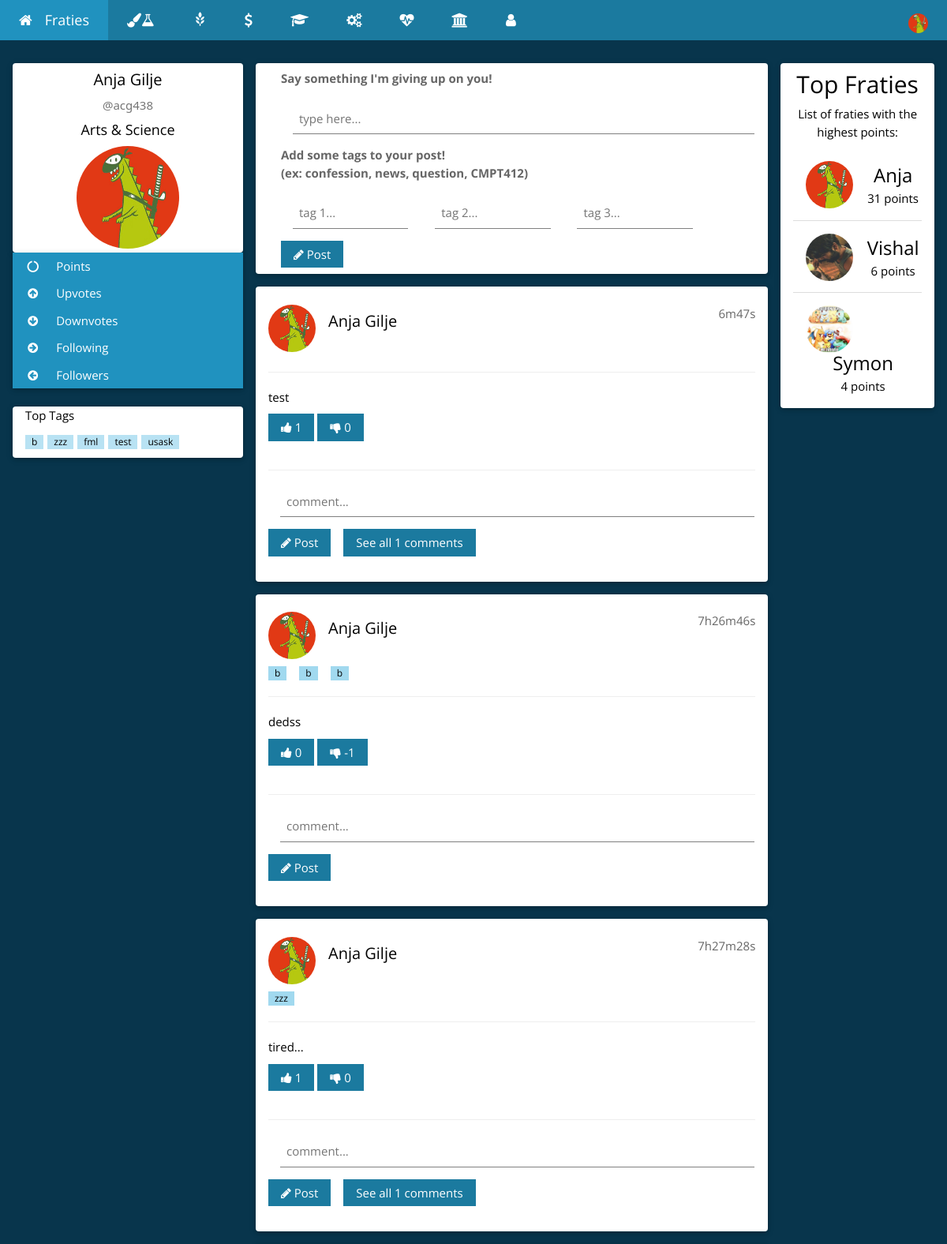
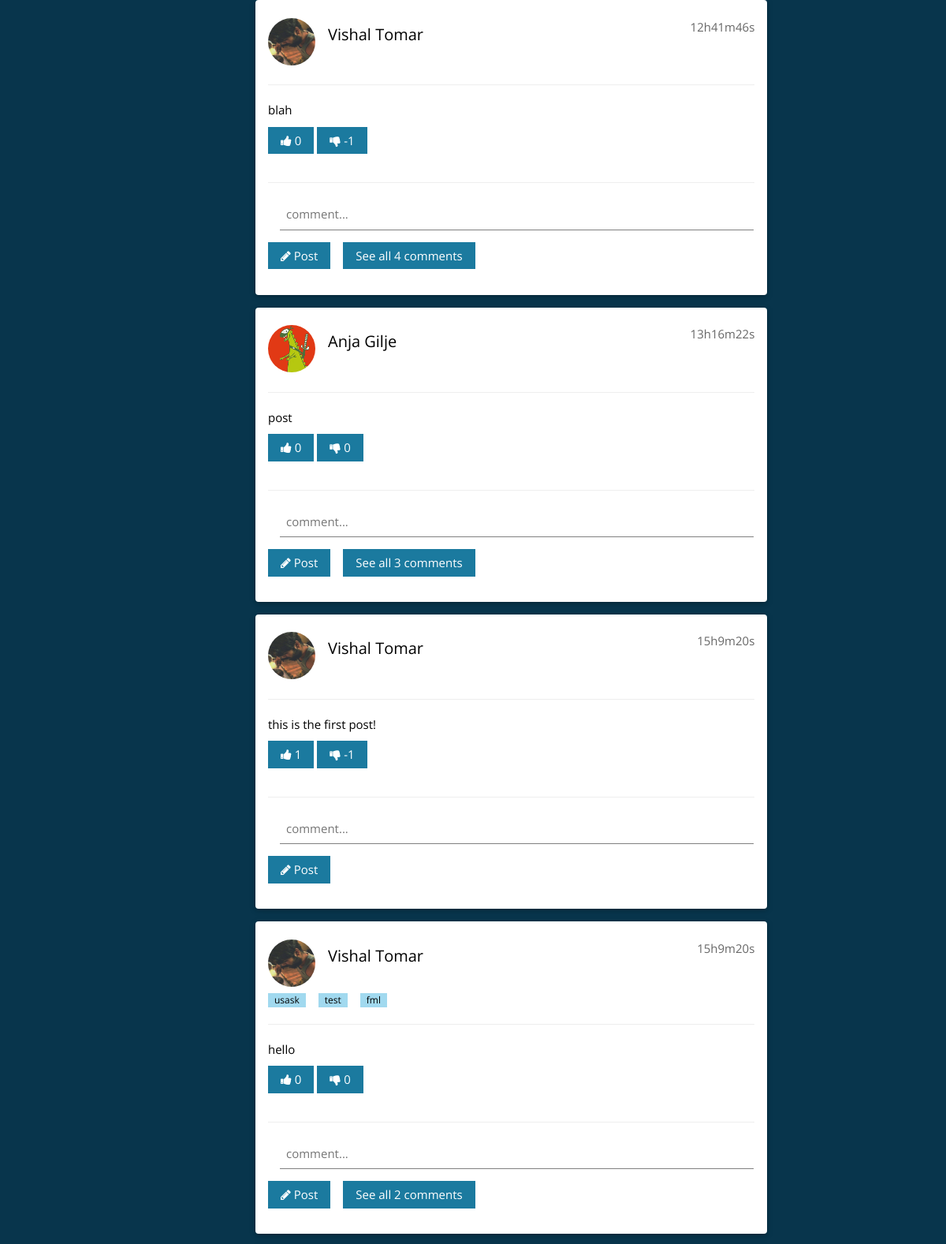
Screenshot of /home.php (signed in, upper part) with the database file from the repository (2 pictures, top to bottom).
### tables this page shows
CREATE TABLE `users` (
  `userID` int(254) UNSIGNED NOT NULL,
  `userNSID` varchar(100) NOT NULL,
  `userPassword` varchar(100) NOT NULL,
  `userFirstName` varchar(500) NOT NULL,
  `userLastName` varchar(500) NOT NULL,
  `userCollege` varchar(500) NOT NULL,
  `userImagePath` varchar(1000) NOT NULL,
  `userPoints` int(254) NOT NULL DEFAULT '0',
  `userUpvotes` int(254) NOT NULL DEFAULT '0',
  `userDownvotes` int(254) NOT NULL DEFAULT '0',
  `userActive` tinyint(1) NOT NULL DEFAULT '0',
  `userFollowers` int(11) NOT NULL DEFAULT '0',
  `userFollowing` int(10) UNSIGNED NOT NULL DEFAULT '0'
);

CREATE TABLE `posts` (
  `postID` int(254) UNSIGNED NOT NULL,
  `userNSID` varchar(100) NOT NULL,
  `userCollege` varchar(500) NOT NULL,
  `postText` varchar(150) NOT NULL,
  `postUpVotes` int(254) NOT NULL DEFAULT '0',
  `postDownVotes` int(254) NOT NULL DEFAULT '0',
  `postComments` int(254) NOT NULL DEFAULT '0',
  `postTime` timestamp NOT NULL DEFAULT CURRENT_TIMESTAMP ON UPDATE CURRENT_TIMESTAMP
);

CREATE TABLE `tags` (
  `tagID` int(254) UNSIGNED NOT NULL,
  `postID` int(254) UNSIGNED NOT NULL,
  `tagText` varchar(150) NOT NULL
);

### Login/Controller/userClass.php (called while the page is built, shortened)
<?php
    function getUserActiveStatus($nsid){
        $connection = connect();
        $nsid = mysqli_real_escape_string($connection, $nsid);
        $query = "SELECT * ";
        $query .= "FROM `users` ";
        $query .= "WHERE `userNSID` = '$nsid' ";
        $result = mysqli_query($connection, $query);
        if (mysqli_num_rows($result) == 1) {
            while($row = mysqli_fetch_assoc($result)) {
                return $row["userActive"];
            }
        }
    }
    function displayUserDB(){
        $connection = connect();
        $query = "SELECT * ";
        $query .= "FROM `users` ";
        $query .= "ORDER BY userPoints DESC LIMIT 10";
        $result = mysqli_query($connection, $query);
        if (mysqli_num_rows($result) > 0) {
            return $result;
        } else {
            return false;
        }
    }
    function getFirstName($nsid){
        $connection = connect();
        $nsid = mysqli_real_escape_string($connection, $nsid);
        $query = "SELECT * ";
        $query .= "FROM `users` ";
        $query .= "WHERE `userNSID` = '$nsid' ";
        $result = mysqli_query($connection, $query);
        if (mysqli_num_rows($result) == 1) {
            while($row = mysqli_fetch_assoc($result)) {
                return $row["userFirstName"];
            }
        } else if(mysqli_num_rows($result) > 1){
            return false;
        } else {
            return false;
        }
    }
    function getLastName($nsid){
        $connection = connect();
        $nsid = mysqli_real_escape_string($connection, $nsid);
        $query = "SELECT * ";
        $query .= "FROM `users` ";
        $query .= "WHERE `userNSID` = '$nsid' ";
        $result = mysqli_query($connection, $query);
        if (mysqli_num_rows($result) == 1) {
            while($row = mysqli_fetch_assoc($result)) {
                return $row["userLastName"];
            }
        } else if(mysqli_num_rows($result) > 1){
            return false;
        } else {
            return false;
        }
    }
    function getImagePath($nsid){
        $connection = connect();
        $nsid = mysqli_real_escape_string($connection, $nsid);
        $query = "SELECT * ";
        $query .= "FROM `users` ";
        $query .= "WHERE `userNSID` = '$nsid' ";
        $result = mysqli_query($connection, $query);
        if (mysqli_num_rows($result) == 1) {
            while($row = mysqli_fetch_assoc($result)) {
                return $row["userImagePath"];
            }
        } else if(mysqli_num_rows($result) > 1){
            return false;
        } else {
            return false;
        }
    }
    function getCollege($nsid){
        $connection = connect();
        $nsid = mysqli_real_escape_string($connection, $nsid);
        $query = "SELECT * ";
        $query .= "FROM `users` ";
        $query .= "WHERE `userNSID` = '$nsid' ";
        $result = mysqli_query($connection, $query);
        if (mysqli_num_rows($result) == 1) {
            while($row = mysqli_fetch_assoc($result)) {
                return $row["userCollege"];
            }
        } else if(mysqli_num_rows($result) > 1){
            return false;
        } else {
            return false;
        }
    }
?>

### Post/Controller/postClass.php (called while the page is built, shortened)
<?php
    function displayPosts(){
        $connection = connect();
        $query = "SELECT * FROM `posts`";
        $query .= "ORDER BY `postTime` DESC";
        $result = mysqli_query($connection, $query);
        if (mysqli_num_rows($result) > 0) {
            return $result;
        } else {
            return false;
        }
    }
    function secondsToString($secs){
    $bit = array(
        'y' => $secs / 31556926 % 12,
        'w' => $secs / 604800 % 52,
        'd' => $secs / 86400 % 7,
        'h' => $secs / 3600 % 24,
        'm' => $secs / 60 % 60,
        's' => $secs % 60
        );
    foreach($bit as $k => $v)
        if($v > 0)$ret[] = $v . $k;
    return join('', $ret);
}
?>

### home.php (the view, shortened to what this page needs)
<?php
    require_once 'Login/Controller/userClass.php';
    require_once 'Post/Controller/postClass.php';
    require_once 'Post/Controller/postTag.php';
    $NSID = $_SESSION["userNSID"];
    if(getUserActiveStatus($NSID)==1){
        $FirstName = getFirstName($NSID);
        $LastName = getLastName($NSID);
        $ImagePath = getImagePath($NSID);
        $College = getCollege($NSID);
    } else {
        header('Location: index.php');
        exit;
    }
?>
<!DOCTYPE html>
<html>
<head>
   <link rel="stylesheet" href="https://maxcdn.bootstrapcdn.com/bootstrap/3.3.7/css/bootstrap.min.css">
    <link rel="stylesheet" href="CSS/homeTheme.css">
    <link rel="stylesheet" href="https://cdnjs.cloudflare.com/ajax/libs/font-awesome/4.6.3/css/font-awesome.min.css">
</head>
<body class="w3-theme-l5">
<div class="w3-top">
 <ul class="w3-navbar w3-theme-d5 w3-left-align w3-large">
  <li><a href="home.php" title="Go home!" class="w3-padding-large w3-theme-d4"><i class="fa fa-home w3-margin-right"></i>Fraties</a></li>
  <li class="w3-hide-small"><a href="Arts&Science.php" class="w3-padding-large w3-hover-white" title="Arts & Science"><i class="fa fa-paint-brush"></i><i class="fa fa-flask"></i></a></li>
  <li class="w3-hide-small"><a href="Agriculture.php" class="w3-padding-large w3-hover-white" title="Agriculture and Bioresources"><i class="glyphicon glyphicon-grain"></i></a></li>
<li class="w3-hide-small"><a href="ESB.php" class="w3-padding-large w3-hover-white" title="Edwards School of Business"><i class="fa fa-usd"></i></a></li>
<li class="w3-hide-small"><a href="Education.php" class="w3-padding-large w3-hover-white" title="Education"><i class="fa fa-graduation-cap"></i></a></li>
<li class="w3-hide-small"><a href="Engineering.php" class="w3-padding-large w3-hover-white" title="Engineering"><i class="fa fa-cogs"></i></a></li>
<li class="w3-hide-small"><a href="Kinesiology.php" class="w3-padding-large w3-hover-white" title="Kinesiology"><i class="fa fa-heartbeat"></i></a></li>
<li class="w3-hide-small"><a href="STM.php" class="w3-padding-large w3-hover-white" title="St. Thomas More"><i class="fa fa-university"></i></a></li>
<li class="w3-hide-small"><a href="following.php" class="w3-padding-large w3-hover-white" title="Users you follow"><i class="fa fa-user"></i></a></li>
  <li class="w3-dropdown-hover w3-hide-small w3-right">
      <div class="w3-padding-large w3-hover-white" title="My Account">
          <img src='<?php echo $ImagePath; ?>' class="w3-circle" style="height:25px;width:25px" alt="Avatar">
      </div>
  </li>
 </ul>
</div>
<div class="w3-container w3-content" style="max-width:1400px;margin-top:80px">
  <div class="w3-row">
    <div class="w3-col m3">
      <div class="w3-card-2 w3-round w3-white">
        <div class="w3-container">
         <h4 class="w3-center"><?php echo $FirstName." ".$LastName; ?></h4>
         <p class="w3-center w3-text-grey w3-slim">@<?php echo $NSID; ?></p>
         <h5 class="w3-center"><?php echo $College; ?></h5>
         <p class="w3-center"><img src='<?php echo $ImagePath; ?>' class="w3-circle" style="height:130px;width:130px" alt="Avatar"></p>
        </div>
      </div>
      <div class="w3-card-2 w3-round">
        <div class="w3-accordion w3-white">
          <button title="Your total points" onclick="myFunction('Demo1')" class="w3-btn-block w3-theme-d4 w3-left-align"><i class="fa fa-circle-o-notch fa-fw w3-margin-right"></i> Points</button>
          <button title="Upvotes recieved" onclick="myFunction('Demo2')" class="w3-btn-block w3-theme-d4 w3-left-align"><i class="fa fa-arrow-circle-up  fa-fw w3-margin-right"></i> Upvotes</button>
          <button title="Downvotes recieved" onclick="myFunction('Demo3')" class="w3-btn-block w3-theme-d4 w3-left-align"><i class="fa fa-arrow-circle-down  fa-fw w3-margin-right"></i> Downvotes</button>
           <button title="Following recieved" onclick="myFunction('Demo5')" class="w3-btn-block w3-theme-d4 w3-left-align"><i class="fa fa-arrow-circle-right fa-fw w3-margin-right"></i> Following</button>
          <button title="Followers recieved" onclick="myFunction('Demo6')" class="w3-btn-block w3-theme-d4 w3-left-align"><i class="fa fa-arrow-circle-left fa-fw w3-margin-right"></i> Followers</button>
        </div>
      </div>
      <br>
      <div class="w3-card-2 w3-round w3-white w3-hide-small">
        <div class="w3-container">
          <p>Top Tags</p>
          <p>
            <?php echo getTopTags(); ?>
          </p>
        </div>
      </div>
      <br>
    </div>
    <div class="w3-col m7">
      <div class="w3-row-padding">
        <div class="w3-col m12">
          <div class="w3-card-2 w3-round w3-white">
            <div class="w3-container w3-padding">
                <form class="w3-container" autocomplete="off" method="post">
                    <label class="w3-opacity">Say something I'm giving up on you!</label>
                    <input placeholder="type here..." class="w3-input" name="post" type="text" required>
                    <label class="w3-opacity">Add some tags to your post!<br />(ex: confession, news, question, CMPT412)</label><br />
                    <input placeholder="tag 1..." style="display:inline; width:25%;" class="w3-input" name="tag1" type="text">
                    <input placeholder="tag 2..." style="display:inline; width:25%;" class="w3-input" name="tag2" type="text">
                    <input placeholder="tag 3..." style="display:inline; width:25%;" class="w3-input" name="tag3" type="text"><br />
                    <button type="submit" class="w3-btn w3-theme-d5"><i class="fa fa-pencil"></i> Post</button>
                </form>
            </div>
          </div>
        </div>
      </div>
<?php
$result = displayPosts();
while($row = mysqli_fetch_assoc($result)) {
    $postID = $row["postID"];
    $postNsid = $row["userNSID"];
    $postText = $row["postText"];
    $postUpVotes = " ".$row["postUpVotes"];
    $postDownVotes = " ".$row["postDownVotes"];
    $postCommentCount = " ".$row["postComments"];
    $nowtime = date(time());
    $postTime = strtotime($row["postTime"]);
        echo "<div class='w3-container w3-card-2 w3-white w3-round w3-margin'><br>";
        echo "<img src='".getImagePath($postNsid)."' alt='Avatar' class='w3-left w3-circle w3-margin-right' style='width:60px; height:60px;'>";
        echo "<span class='w3-right w3-opacity'>".secondsToString($nowtime-$postTime)."</span>";
        echo "<h4>";
            echo "<a href=profile.php?nsid=".$postNsid.">".getFirstName($postNsid)." ".getLastName($postNsid)."</a>";
        echo "</h4><br>";
        echo "<p>";
          echo getTags($postID);
        echo "</p>";
        echo "<hr class='w3-clear'>";
        echo "<p>";
            echo $postText;
        echo "</p>";
            echo "<button type='submit' onclick='upVote(this)' value='".$postID."' class='upvote w3-btn w3-theme-d5 w3-margin-bottom'><i class='fa fa-thumbs-up'></i><span id='up".$postID."'>".$postUpVotes."</span></button> ";
            echo "<button type='submit' onclick='downVote(this)' value='".$postID."' class='downvote w3-btn w3-theme-d5 w3-margin-bottom'><i class='fa fa-thumbs-down'></i><span id='down".$postID."'>".$postDownVotes."</span></button> ";
            echo "<hr class='w3-clear'>";
            echo "<div class='w3-margin-right'><input id='comment".$postID."' placeholder='comment...' class='w3-input' name='comment' type='text' required></div>";
            echo "<button type='submit' onclick='comment(this)' value='".$postID."' class='w3-btn w3-theme-d5 w3-margin-bottom'><i class='fa fa-pencil'></i> Post</button>";
              echo "<button id='count".$postID."' onclick='commentList(this)' value='".$postID."' class='w3-btn w3-theme-d5 w3-margin-bottom w3-margin-left'".(($postCommentCount==0)?'style="display:none;"':'')."'>See all ".$postCommentCount." comments</button>";
        echo "</div>";
}
?>
    </div>
    <div class="w3-col m2">
      <div class="w3-card-2 w3-round w3-white w3-center">
        <div class="w3-container">
          <h2>Top Fraties</h2>
          <p>List of fraties with the highest points:</p>
          <ul class="w3-ul">
<?php
$leaders = displayUserDB();
while($row = mysqli_fetch_assoc($leaders)) {
    $imagePath = $row["userImagePath"];
    $points = $row["userPoints"];
    $name = $row["userFirstName"];
    $nsid = $row["userNSID"];
    if(getUserActiveStatus($nsid)){
        echo "<li class='w3-padding-16'>";
          echo "<img src='{$imagePath}' class='w3-left w3-circle w3-margin-right' style='width:60px; height:60px;'>";
          echo "<span class='w3-xlarge'><a href='profile.php?nsid={$nsid}'>{$name}</a></span><br>";
          echo "<span>{$points} points</span>";
        echo "</li>";
    }
}
?>
          </ul>
        </div>
      </div>
      <br>
    </div>
  </div>
</div>
<br>
</body>
</html>

### Post/Controller/postTag.php (shortened to what this page needs)
<?php
    function getTags($postID) {
        $connection = connect();
        $postID = mysqli_real_escape_string($connection, $postID);
        $query = "SELECT * ";
        $query .= "FROM `tags` ";
        $query .= "WHERE `postID` = '$postID' ";
        $result = mysqli_query($connection, $query);
        if (mysqli_num_rows($result) > 0) {
            while($row = mysqli_fetch_assoc($result)) {
                $tags .= '<span class="w3-tag w3-small w3-theme-l1 w3-margin-right"><a href="tag.php?tag='.$row["tagText"].'">'.$row["tagText"].'</a></span>';
            }
            return $tags;
        } else {
            return false;
        }
    }
    function getTopTags() {
        $connection = connect();
        $query = "SELECT `tagText` ";
        $query .= "FROM `tags` ";
        $query .= "GROUP BY `tagText`";
        $query .= "ORDER BY COUNT(*) DESC LIMIT 10";
        $result = mysqli_query($connection, $query);
        if (mysqli_num_rows($result) > 0) {
            while($row = mysqli_fetch_assoc($result)) {
                $topTags .= '<span class="w3-tag w3-small w3-theme-l2" style="margin-right:5px;"><a href="tag.php?tag='.$row["tagText"].'">'.$row["tagText"].'</a></span>';
            }
            return $topTags;
        } else {
            return false;
        }
    }
?>

### home.php (style rules this page uses)
html,body,h1,h2,h3,h4,h5 { font-family: "Open Sans", sans-serif }

### rows the page displays
users: userImagePath (picture), userFirstName "Anja", userLastName "Gilje", userCollege "Arts & Science", userPoints "31"
posts: userNSID.userImagePath (picture), secondsToString($nowtime-$postTime) "6m47s", userNSID.userFirstName "Anja", userNSID.userLastName "Gilje", postText "test", $postID 32 (drawn), postUpVotes "1", postDownVotes "0", postComments "1"
posts: userNSID.userImagePath (picture), secondsToString($nowtime-$postTime) "7h26m46s", userNSID.userFirstName "Anja", userNSID.userLastName "Gilje", postText "dedss", $postID 30 (drawn), postUpVotes "0", postDownVotes "-1"
tags: tagText "b"
tags: tagText "b"
tags: tagText "b"
posts: userNSID.userImagePath (picture), secondsToString($nowtime-$postTime) "7h27m28s", userNSID.userFirstName "Anja", userNSID.userLastName "Gilje", postText "tired...", $postID 31 (drawn), postUpVotes "1", postDownVotes "0", postComments "1"
tags: tagText "zzz"
posts: userNSID.userImagePath (picture), secondsToString($nowtime-$postTime) "12h41m46s", userNSID.userFirstName "Vishal", userNSID.userLastName "Tomar", postText "blah", $postID 28 (drawn), postUpVotes "0", postDownVotes "-1", postComments "4"
posts: userNSID.userImagePath (picture), secondsToString($nowtime-$postTime) "13h16m22s", userNSID.userFirstName "Anja", userNSID.userLastName "Gilje", postText "post", $postID 29 (drawn), postUpVotes "0", postDownVotes "0", postComments "3"
posts: userNSID.userImagePath (picture), secondsToString($nowtime-$postTime) "15h9m20s", userNSID.userFirstName "Vishal", userNSID.userLastName "Tomar", postText "this is the first post!", $postID 18 (drawn), postUpVotes "1", postDownVotes "-1"
posts: userNSID.userImagePath (picture), secondsToString($nowtime-$postTime) "15h9m20s", userNSID.userFirstName "Vishal", userNSID.userLastName "Tomar", postText "hello", $postID 27 (drawn), postUpVotes "0", postDownVotes "0", postComments "2"
tags: tagText "usask"
tags: tagText "test"
tags: tagText "fml"
users: userImagePath (picture), userFirstName "Vishal", userPoints "6"
users: userImagePath (picture), userFirstName "Symon", userPoints "4"

### other values shown
$NSID "acg438"
$row["tagText"] "b"
$row["tagText"] "zzz"
$row["tagText"] "fml"
$row["tagText"] "test"
$row["tagText"] "usask"
